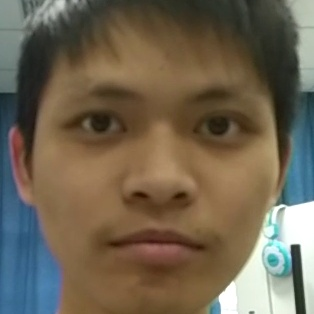
#> input picture data/JRJNB/1.jpg, 314 x 314 px; its folder holds only this picture in this run
$ python get_localFiles.py
#> lines starting #> are read from the running program, lines starting #| are printed output that depends on the picture
#> call 2 of read_path, with images_path = 'data/JRJNB'
#> in read_path, image is the input picture: shape (314, 314, 3); mean B, G, R 81.9, 100.7, 112.1
""""定义文件(数据集)操作类"""
import json
import os

import cv2
import numpy as np
from public_data import IMAGE_SIZE,JSON_PATH


class FileOperator:
    def __init__(self):
        # 读取训练数据
        self.images = []
        self.labels = []
        self.face_num = None

    def resize_image(self, image, height=IMAGE_SIZE, width=IMAGE_SIZE):
        """按照指定图像大小调整尺寸"""
#> called with height = 64, width = 64
        top, bottom, left, right = (0, 0, 0, 0)

        # 获取图像尺寸
        h, w, _ = image.shape  # (237, 237, 3)
#> h = 314; w = 314

        # 对于长宽不相等的图片，找到最长的一边
        longest = max(h, w)
#> longest = 314

        # 计算短边需要增加多上像素宽度使其与长边等长
        if h < longest:
            dh = longest - h
            top = dh // 2
            bottom = dh - top
        elif w < longest:
            dw = longest - w
            left = dw // 2
            right = dw - left
        else:
            pass

        # 填充边界所用的颜色
        border_color = [0, 0, 0]

        # 将当前图片填充成正方形
        # cv2.BORDER_CONSTANT表示填充颜色由value的值指定
        constant = cv2.copyMakeBorder(image, top, bottom, left, right, cv2.BORDER_CONSTANT, value=border_color)

        # 将图片缩放为指定大小
        return cv2.resize(constant, (height, width))
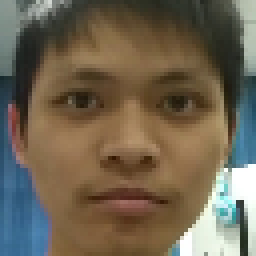
#> returned value: shape (64, 64, 3) (shown 4 times larger); mean of channels 0, 1, 2 81.8, 100.7, 112; drawn as B, G, R

    def read_path(self, images_path):
        """从指定文件夹读取其下所有jpg格式图片以及其对应的标签名"""
        # self.images.clear()
        # self.labels.clear()
        # self.face_num = None
        for dir_item in os.listdir(images_path):

            # 从初始路径开始叠加，合并成可识别的操作路径
            full_path = os.path.abspath(os.path.join(images_path, dir_item))

            if os.path.isdir(full_path):  # 如果是文件夹，继续递归调用
                self.read_path(full_path)
            else:  # 文件
                if dir_item.endswith('.jpg'):
                    image = cv2.imread(full_path)
                    image = self.resize_image(image, IMAGE_SIZE, IMAGE_SIZE)

                    self.images.append(image)
                    self.labels.append(images_path.split('\\')[-1])
#> pass 2 of the loop in read_path, `for dir_item in os.listdir(images_path):`:
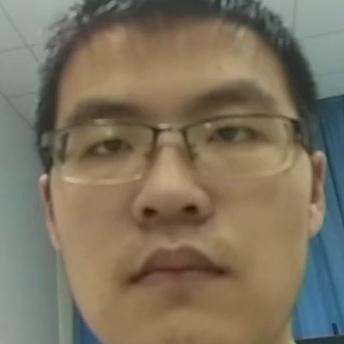
#> input picture data/LHW_2/102.jpg, 344 x 344 px
#> in read_path, image is the input picture: shape (344, 344, 3); mean B, G, R 95.5, 115.1, 124.6
#> in resize_image (call 2), `return cv2.resize(constant, (height, width))`:
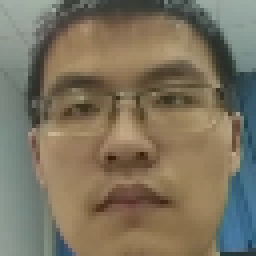
#> returned value: shape (64, 64, 3) (shown 4 times larger); mean of channels 0, 1, 2 95.4, 115, 124.5; drawn as B, G, R

        return self.images, self.labels

    def load_dataset(self, dataset_path):
        """从指定路径读取训练数据"""
        # self.images, self.labels = self.read_path(dataset_path)
        self.read_path(dataset_path)
        print('labels:', self.labels)

        self.images = np.array(self.images)
        print(self.images.shape)
#| (2, 64, 64, 3)

        # 转为集合去除重复项
        labels1 = list(set(self.labels))
        self.face_num = len(labels1)
        print('face_num:', self.face_num)
        name_list_dict = {}
        for i in range(self.face_num):
            name_list_dict[i] = labels1[i]
        with open(JSON_PATH, 'w') as f:
            f.write(json.dumps(name_list_dict))
        # print('name_list_dict:', name_list_dict)
        for index, name in name_list_dict.items():
            for i in range(len(self.labels)):
                if self.labels[i] == name:
                    self.labels[i] = index
        # print(labels)
        self.labels = np.array(self.labels)

        return self.images, self.labels, self.face_num


if __name__ == '__main__':
    fo = FileOperator()
    images, labels, face_num = fo.load_dataset("./data")
    print(face_num)
